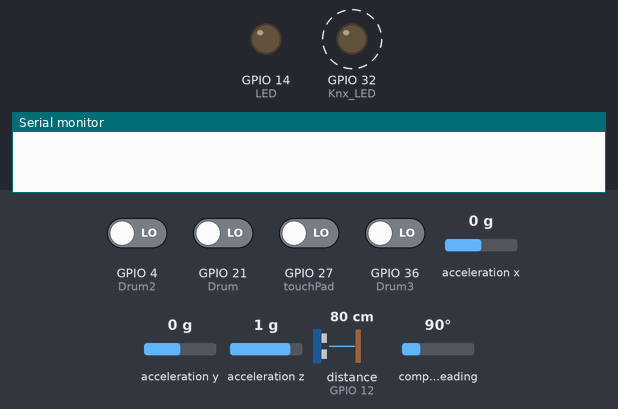
Simulated run of this sketch. Board: ESP32. On the bench: output pins drawn as LEDs (lit = HIGH), the last lines printed to the serial monitor. Wiring (inferred from the names in the program): ultrasonic range finder: trigger GPIO 13; echo GPIO 12. Dashed ring = blinking. The inputs (shaded band) are chosen by the test bench; at power-on: GPIO 4 (Drum2), GPIO 21 (Drum), GPIO 27 (touchPad), GPIO 36 (Drum3) LOW, acceleration x 0 g, acceleration y 0 g, acceleration z 1 g, distance to the obstacle (sensor on GPIO 12) 80 cm, compass heading 90°. The echo pulse lasts 58.3 µs per cm; nothing arrives over Bluetooth unless stated; a phone connects over Bluetooth LE 3 s after start; pins used as bus, display or sensor lines are not drawn.

Above: at 2.3 s.
2.4 s: GPIO 4 (Drum2) driven HIGH and GPIO 27 (touchPad) driven HIGH
At 4.5 s:
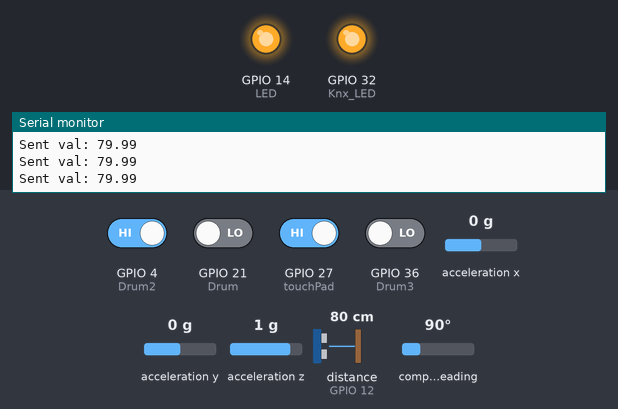
5.0 s: GPIO 27 (touchPad) driven LOW
At 6.2 s:
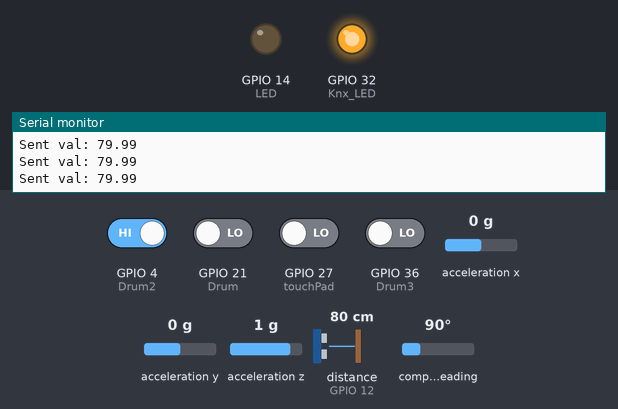
6.5 s: GPIO 27 (touchPad) driven HIGH
At 7.1 s:
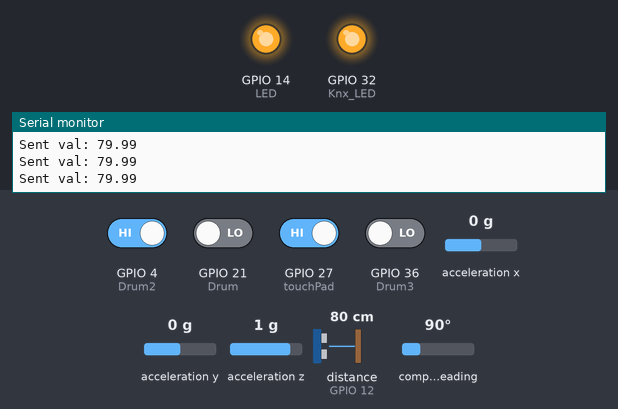
Timing chart, 0 to 9.5 s (numbered marks = the images above; inputs shaded):
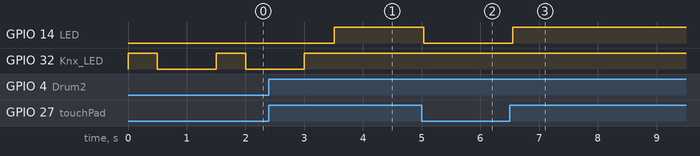

Measured:
- after the input at 2.4 s, GPIO 14 (LED): LOW → HIGH after 1.1 s
- after the input at 5.0 s, GPIO 14 (LED): HIGH → LOW at once
- after the input at 6.5 s, GPIO 14 (LED): LOW → HIGH after 0.05 s

The sketch:

ESP32_BLE_Peripheral_Code.ino
```cpp
/*
 * Bluetooth Low Energy (BLE) is a low-energy version of the normal version of Bluetooth everyone is familiar with.
 * BLE remains "asleep" until a connection is on, and is perfect for short distance transmission of small amounts of data
 *
 * This program deals with the setup of a BLE server/peripheral;that is the device that contains the data being sent to a connecting device
 *
 *The peripheral device is seperated into hierachies: at the top are the services. Under the services are the characteristics
 *Within the characteristics, is the actual data and descriptors. The services are then advertised.
 *
 * The setup is as follows:
 * (1) BLE Server setup->(2) Creation of BLE Service->(3) Creation of characteristic(s)-> (4)Create BLE descriptor(s) for the characteristic(s)
 * (5)Starting the server->(6) begin advertising to nearby devices
 */

//Libraries used
#include "Wire.h"
#include "Adafruit_Sensor.h"
#include "Adafruit_BNO055.h"
#include "utility/imumaths.h"
#include "BLEDevice.h"
#include "BLEUtils.h"
#include "BLEServer.h"
#include "BLE2902.h"

//set up server
bool deviceConnected = false;

class pServerCallbacks: public BLEServerCallbacks{
  void onConnect(BLEServer* pServer){
    deviceConnected = true;
  }
  void onDisconnect(BLEServer* pServer){
    deviceConnected = false;
  }

};

//defining services
#define SERVICE1_UUID           "8be5a5e3-82bd-4cb8-89c9-f3022fce303a"
#define SERVICE2_UUID           "2f95d50f-c124-45f2-825b-6c5ed1a35463"
#define SERVICE3_UUID           "05fb73dc-0066-11ec-9a03-0242ac130003"

//defining characteristics
BLECharacteristic *UltronCharacteristic;
BLECharacteristic *TouchPadCharacteristic;
BLECharacteristic *xCharacteristic;
BLECharacteristic *yCharacteristic;
BLECharacteristic *zCharacteristic;
BLECharacteristic *Drum_Characteristic;
BLECharacteristic *Drum2_Characteristic;
BLECharacteristic *Drum3_Characteristic;

#define UltronChar_UUID "8a90c654-f336-4957-8c01-223f1e4dd517"
#define TouchPadChar_UUID "ec62e45e-6835-4857-99ae-dc967774b166"
#define xChar_UUID "9dabffb9-5aa8-429d-ac32-1c872d45a7d6"
#define yChar_UUID "7c0ef830-a49d-47c3-b31c-bc2d5150dfbe"
#define zChar_UUID "00660493-2cb1-4a16-8e86-86cc3d6a1c9d"
#define Drum_UUID "e384b790-ff7b-11eb-9a03-0242ac130003"
#define Drum2_UUID "86e327fa-0044-11ec-9a03-0242ac130003"
#define Drum3_UUID "02ec68de-0045-11ec-9a03-0242ac130003"


float txValue1 = 0.00;
float txValue2 = 0.00;
float txValue3 = 0.00;
float txValue4 = 0.00;

//I2C devide address for IMU is by default 0x28
Adafruit_BNO055 bno = Adafruit_BNO055(-1, 0x28);

//pin locations for each sensor
const byte DistTrigger = 13;
const byte DistEcho = 12;
const byte LED = 14;
const byte touchPad = 27;
const byte Knx_LED = 32;
const byte Drum = 21;
const byte Drum2 = 4;
const byte Drum3 = 36;

//Full BLE set up function, to be placed in the void setup.
void BLE_setup(){
  if(!bno.begin())
  {
    Serial.print("IMU not connected");
  }

  BLEDevice::init("General Kenobi");

  BLEServer *pServer = BLEDevice::createServer();

  pServer->setCallbacks(new pServerCallbacks());


  BLEService *pService = pServer->createService(SERVICE1_UUID);
  BLEService *IMUService = pServer->createService(SERVICE2_UUID);
  BLEService *TouchPadService = pServer->createService(SERVICE3_UUID);

  UltronCharacteristic = pService->createCharacteristic(
                       UltronChar_UUID,
                       BLECharacteristic::PROPERTY_NOTIFY|
                       BLECharacteristic::PROPERTY_WRITE |
                       BLECharacteristic::PROPERTY_READ

                    );

  TouchPadCharacteristic = TouchPadService->createCharacteristic(
                       TouchPadChar_UUID,
                       BLECharacteristic::PROPERTY_NOTIFY|
                       BLECharacteristic::PROPERTY_WRITE |
                       BLECharacteristic::PROPERTY_READ
                    );
  Drum_Characteristic = TouchPadService->createCharacteristic(
                       Drum_UUID,
                       BLECharacteristic::PROPERTY_NOTIFY|
                       BLECharacteristic::PROPERTY_WRITE |
                       BLECharacteristic::PROPERTY_READ
                    );
  Drum2_Characteristic = TouchPadService->createCharacteristic(
                       Drum2_UUID,
                       BLECharacteristic::PROPERTY_NOTIFY|
                       BLECharacteristic::PROPERTY_WRITE |
                       BLECharacteristic::PROPERTY_READ
                    );
  Drum3_Characteristic = TouchPadService->createCharacteristic(
                       Drum3_UUID,
                       BLECharacteristic::PROPERTY_NOTIFY|
                       BLECharacteristic::PROPERTY_WRITE |
                       BLECharacteristic::PROPERTY_READ
                    );
  xCharacteristic = IMUService->createCharacteristic(
                       xChar_UUID,
                       BLECharacteristic::PROPERTY_NOTIFY|
                       BLECharacteristic::PROPERTY_WRITE |
                       BLECharacteristic::PROPERTY_READ
                    );
  yCharacteristic = IMUService->createCharacteristic(
                       yChar_UUID,
                       BLECharacteristic::PROPERTY_NOTIFY|
                       BLECharacteristic::PROPERTY_WRITE |
                       BLECharacteristic::PROPERTY_READ
                    );
  zCharacteristic = IMUService->createCharacteristic(
                       zChar_UUID,
                       BLECharacteristic::PROPERTY_NOTIFY|
                       BLECharacteristic::PROPERTY_WRITE |
                       BLECharacteristic::PROPERTY_READ
                    );

  UltronCharacteristic->addDescriptor(new BLE2902());
  TouchPadCharacteristic->addDescriptor(new BLE2902());
  xCharacteristic->addDescriptor(new BLE2902());
  yCharacteristic->addDescriptor(new BLE2902());
  zCharacteristic->addDescriptor(new BLE2902());
  Drum_Characteristic->addDescriptor(new BLE2902());
  Drum2_Characteristic->addDescriptor(new BLE2902());
  Drum3_Characteristic->addDescriptor(new BLE2902());


  pService->start();
  IMUService->start();
  TouchPadService->start();

  pServer->getAdvertising()->start();
  }


//Function that sets the value of the data. Placed in loop function to constantly update its value
void BLE_Data(){
  imu::Vector<3> euler = bno.getVector(Adafruit_BNO055::VECTOR_EULER);

  if (deviceConnected){

    txValue1 = readDistanceSensor();
    char txString_one[1];
    dtostrf(txValue1, 1, 2, txString_one);
    UltronCharacteristic->setValue(txString_one);
    UltronCharacteristic->notify();

    Serial.println("Sent val: " + String(txString_one));
    delay(500);

    if(digitalRead(touchPad)==HIGH){
      digitalWrite(LED,HIGH);
      TouchPadCharacteristic->setValue("1");
      TouchPadCharacteristic->notify();
    }
    else{
      digitalWrite(LED,LOW);
      TouchPadCharacteristic->setValue("0");
      TouchPadCharacteristic->notify();
    }

    if(digitalRead(Drum)==HIGH){
      Drum_Characteristic->setValue("1");
      Drum_Characteristic->notify();
    }
    else{
        Drum_Characteristic->setValue("0");
        Drum_Characteristic->notify();
      }
   if(digitalRead(Drum2)==HIGH){
      Drum2_Characteristic->setValue("1");
      Drum2_Characteristic->notify();
    }
    else{
        Drum2_Characteristic->setValue("0");
        Drum2_Characteristic->notify();
      }
  if(digitalRead(Drum3)==HIGH){
      Drum3_Characteristic->setValue("1");
      Drum3_Characteristic->notify();
    }
    else{
        Drum3_Characteristic->setValue("0");
        Drum3_Characteristic->notify();
      }

     txValue2 = euler.x();
     char txString_two[1];
     dtostrf(txValue2, 1, 2, txString_two);
     xCharacteristic->setValue(txString_two);
     xCharacteristic->notify();

     txValue3 = euler.y();
     char txString_three[1];
     dtostrf(txValue3, 1, 2, txString_three);
     yCharacteristic->setValue(txString_three);
     yCharacteristic->notify();

     txValue4 = euler.z();
     char txString_four[1];
     dtostrf(txValue4, 1, 2, txString_four);
     zCharacteristic->setValue(txString_four);
     zCharacteristic->notify();
  }
  else{
    digitalWrite(Knx_LED,HIGH);
    delay(500);
    digitalWrite(Knx_LED,LOW);
    delay(1000);
    }
 }

//Function for reading distance from ultrasonic sensor
float readDistanceSensor(){
  digitalWrite(DistTrigger,LOW);
  delayMicroseconds(2);
  digitalWrite(DistTrigger,HIGH);
  delayMicroseconds(10);
  digitalWrite(DistTrigger,LOW);

  float duration = pulseIn(DistEcho,HIGH); //duration is microseconds
  float distance = duration * 0.0343 / 2; //distance in centimeters

  return distance;
}


void Connect_LED(){
  if(deviceConnected){
    digitalWrite(Knx_LED,HIGH);
    }
  else{
    digitalWrite(Knx_LED,LOW);
    }
  }
void setup() {
  // put your setup code here, to run once:
  Serial.begin(115200);
  while(!Serial);

  pinMode(DistTrigger,OUTPUT);
  pinMode(DistEcho, INPUT);
  pinMode(touchPad,INPUT);
  pinMode(LED,OUTPUT);
  pinMode(Knx_LED,OUTPUT);
  pinMode(Drum,INPUT);
  pinMode(Drum2,INPUT);
  pinMode(Drum3,INPUT);

  BLE_setup();
}

void loop() {
  // put your main code here, to run repeatedly:
  BLE_Data();
  Connect_LED();
}
```
